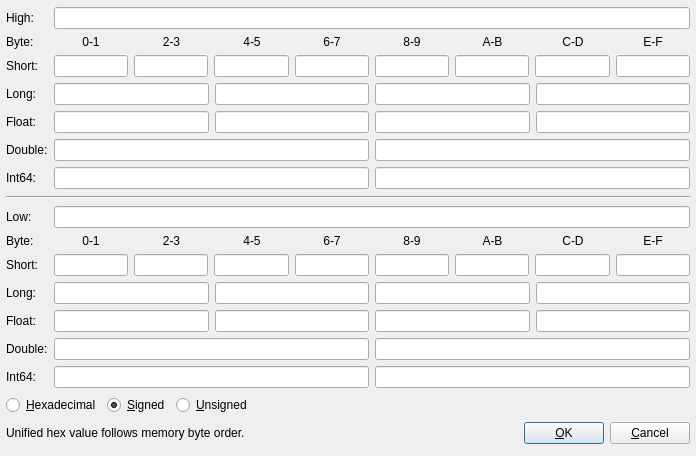
<?xml version="1.0" encoding="UTF-8"?>
<ui version="4.0">
 <class>EditFloatRegister</class>
 <widget class="QDialog" name="EditFloatRegister">
  <property name="windowModality">
   <enum>Qt::WindowModal</enum>
  </property>
  <property name="geometry">
   <rect>
    <x>0</x>
    <y>0</y>
    <width>696</width>
    <height>456</height>
   </rect>
  </property>
  <property name="sizePolicy">
   <sizepolicy hsizetype="Expanding" vsizetype="Expanding">
    <horstretch>0</horstretch>
    <verstretch>0</verstretch>
   </sizepolicy>
  </property>
  <property name="windowTitle">
   <string>Dialog</string>
  </property>
  <property name="windowIcon">
   <iconset resource="../../resource.qrc">
    <normaloff>:/icons/images/modify.png</normaloff>:/icons/images/modify.png</iconset>
  </property>
  <layout class="QVBoxLayout" name="verticalLayout">
   <property name="leftMargin">
    <number>6</number>
   </property>
   <property name="topMargin">
    <number>6</number>
   </property>
   <property name="rightMargin">
    <number>6</number>
   </property>
   <property name="bottomMargin">
    <number>6</number>
   </property>
   <item>
    <layout class="QGridLayout" name="gridLayout">
     <item row="5" column="0">
      <widget class="QLabel" name="labelHD">
       <property name="sizePolicy">
        <sizepolicy hsizetype="Maximum" vsizetype="Maximum">
         <horstretch>0</horstretch>
         <verstretch>0</verstretch>
        </sizepolicy>
       </property>
       <property name="text">
        <string>Double:</string>
       </property>
      </widget>
     </item>
     <item row="2" column="0">
      <widget class="QLabel" name="labelHA">
       <property name="sizePolicy">
        <sizepolicy hsizetype="Maximum" vsizetype="Maximum">
         <horstretch>0</horstretch>
         <verstretch>0</verstretch>
        </sizepolicy>
       </property>
       <property name="text">
        <string>Short:</string>
       </property>
      </widget>
     </item>
     <item row="4" column="0">
      <widget class="QLabel" name="labelHC">
       <property name="sizePolicy">
        <sizepolicy hsizetype="Maximum" vsizetype="Maximum">
         <horstretch>0</horstretch>
         <verstretch>0</verstretch>
        </sizepolicy>
       </property>
       <property name="text">
        <string>Float:</string>
       </property>
      </widget>
     </item>
     <item row="1" column="0">
      <widget class="QLabel" name="labelH9">
       <property name="sizePolicy">
        <sizepolicy hsizetype="Maximum" vsizetype="Maximum">
         <horstretch>0</horstretch>
         <verstretch>0</verstretch>
        </sizepolicy>
       </property>
       <property name="text">
        <string>Byte:</string>
       </property>
      </widget>
     </item>
     <item row="6" column="0">
      <widget class="QLabel" name="labelHE">
       <property name="sizePolicy">
        <sizepolicy hsizetype="Maximum" vsizetype="Maximum">
         <horstretch>0</horstretch>
         <verstretch>0</verstretch>
        </sizepolicy>
       </property>
       <property name="text">
        <string>Int64:</string>
       </property>
      </widget>
     </item>
     <item row="3" column="0">
      <widget class="QLabel" name="labelHB">
       <property name="sizePolicy">
        <sizepolicy hsizetype="Maximum" vsizetype="Maximum">
         <horstretch>0</horstretch>
         <verstretch>0</verstretch>
        </sizepolicy>
       </property>
       <property name="text">
        <string>Long:</string>
       </property>
      </widget>
     </item>
     <item row="0" column="0">
      <widget class="QLabel" name="labelH8">
       <property name="sizePolicy">
        <sizepolicy hsizetype="Maximum" vsizetype="Maximum">
         <horstretch>0</horstretch>
         <verstretch>0</verstretch>
        </sizepolicy>
       </property>
       <property name="text">
        <string>High:</string>
       </property>
      </widget>
     </item>
     <item row="6" column="1">
      <layout class="QHBoxLayout" name="horizontalLayout_9">
       <item>
        <widget class="QLineEdit" name="longLongEdit0"/>
       </item>
       <item>
        <widget class="QLineEdit" name="longLongEdit1"/>
       </item>
      </layout>
     </item>
     <item row="5" column="1">
      <layout class="QHBoxLayout" name="horizontalLayout_6">
       <item>
        <widget class="QLineEdit" name="doubleEdit0"/>
       </item>
       <item>
        <widget class="QLineEdit" name="doubleEdit1"/>
       </item>
      </layout>
     </item>
     <item row="4" column="1">
      <layout class="QHBoxLayout" name="horizontalLayout_5">
       <item>
        <widget class="QLineEdit" name="floatEdit0"/>
       </item>
       <item>
        <widget class="QLineEdit" name="floatEdit1"/>
       </item>
       <item>
        <widget class="QLineEdit" name="floatEdit2"/>
       </item>
       <item>
        <widget class="QLineEdit" name="floatEdit3"/>
       </item>
      </layout>
     </item>
     <item row="3" column="1">
      <layout class="QHBoxLayout" name="horizontalLayout_4">
       <item>
        <widget class="QLineEdit" name="longEdit0"/>
       </item>
       <item>
        <widget class="QLineEdit" name="longEdit1"/>
       </item>
       <item>
        <widget class="QLineEdit" name="longEdit2"/>
       </item>
       <item>
        <widget class="QLineEdit" name="longEdit3"/>
       </item>
      </layout>
     </item>
     <item row="2" column="1">
      <layout class="QHBoxLayout" name="horizontalLayout_2">
       <item>
        <widget class="QLineEdit" name="shortEdit0"/>
       </item>
       <item>
        <widget class="QLineEdit" name="shortEdit1"/>
       </item>
       <item>
        <widget class="QLineEdit" name="shortEdit2"/>
       </item>
       <item>
        <widget class="QLineEdit" name="shortEdit3"/>
       </item>
       <item>
        <widget class="QLineEdit" name="shortEdit4"/>
       </item>
       <item>
        <widget class="QLineEdit" name="shortEdit5"/>
       </item>
       <item>
        <widget class="QLineEdit" name="shortEdit6"/>
       </item>
       <item>
        <widget class="QLineEdit" name="shortEdit7">
         <property name="text">
          <string/>
         </property>
        </widget>
       </item>
      </layout>
     </item>
     <item row="1" column="1">
      <layout class="QHBoxLayout" name="horizontalLayout_3">
       <item>
        <widget class="QLabel" name="labelH0">
         <property name="sizePolicy">
          <sizepolicy hsizetype="Preferred" vsizetype="Minimum">
           <horstretch>0</horstretch>
           <verstretch>0</verstretch>
          </sizepolicy>
         </property>
         <property name="text">
          <string>0-1</string>
         </property>
         <property name="alignment">
          <set>Qt::AlignCenter</set>
         </property>
        </widget>
       </item>
       <item>
        <widget class="QLabel" name="labelH1">
         <property name="sizePolicy">
          <sizepolicy hsizetype="Preferred" vsizetype="Minimum">
           <horstretch>0</horstretch>
           <verstretch>0</verstretch>
          </sizepolicy>
         </property>
         <property name="text">
          <string>2-3</string>
         </property>
         <property name="alignment">
          <set>Qt::AlignCenter</set>
         </property>
        </widget>
       </item>
       <item>
        <widget class="QLabel" name="labelH2">
         <property name="sizePolicy">
          <sizepolicy hsizetype="Preferred" vsizetype="Minimum">
           <horstretch>0</horstretch>
           <verstretch>0</verstretch>
          </sizepolicy>
         </property>
         <property name="text">
          <string>4-5</string>
         </property>
         <property name="alignment">
          <set>Qt::AlignCenter</set>
         </property>
        </widget>
       </item>
       <item>
        <widget class="QLabel" name="labelH4">
         <property name="sizePolicy">
          <sizepolicy hsizetype="Preferred" vsizetype="Minimum">
           <horstretch>0</horstretch>
           <verstretch>0</verstretch>
          </sizepolicy>
         </property>
         <property name="text">
          <string>6-7</string>
         </property>
         <property name="alignment">
          <set>Qt::AlignCenter</set>
         </property>
        </widget>
       </item>
       <item>
        <widget class="QLabel" name="labelH6">
         <property name="sizePolicy">
          <sizepolicy hsizetype="Preferred" vsizetype="Minimum">
           <horstretch>0</horstretch>
           <verstretch>0</verstretch>
          </sizepolicy>
         </property>
         <property name="text">
          <string>8-9</string>
         </property>
         <property name="alignment">
          <set>Qt::AlignCenter</set>
         </property>
        </widget>
       </item>
       <item>
        <widget class="QLabel" name="labelH5">
         <property name="sizePolicy">
          <sizepolicy hsizetype="Preferred" vsizetype="Minimum">
           <horstretch>0</horstretch>
           <verstretch>0</verstretch>
          </sizepolicy>
         </property>
         <property name="text">
          <string>A-B</string>
         </property>
         <property name="alignment">
          <set>Qt::AlignCenter</set>
         </property>
        </widget>
       </item>
       <item>
        <widget class="QLabel" name="labelH7">
         <property name="sizePolicy">
          <sizepolicy hsizetype="Preferred" vsizetype="Minimum">
           <horstretch>0</horstretch>
           <verstretch>0</verstretch>
          </sizepolicy>
         </property>
         <property name="text">
          <string>C-D</string>
         </property>
         <property name="alignment">
          <set>Qt::AlignCenter</set>
         </property>
        </widget>
       </item>
       <item>
        <widget class="QLabel" name="labelH3">
         <property name="sizePolicy">
          <sizepolicy hsizetype="Preferred" vsizetype="Minimum">
           <horstretch>0</horstretch>
           <verstretch>0</verstretch>
          </sizepolicy>
         </property>
         <property name="text">
          <string>E-F</string>
         </property>
         <property name="alignment">
          <set>Qt::AlignCenter</set>
         </property>
        </widget>
       </item>
      </layout>
     </item>
     <item row="0" column="1">
      <layout class="QHBoxLayout" name="horizontalLayout">
       <item>
        <widget class="QLineEdit" name="hexEdit">
         <property name="inputMethodHints">
          <set>Qt::ImhUppercaseOnly</set>
         </property>
         <property name="maxLength">
          <number>32</number>
         </property>
        </widget>
       </item>
      </layout>
     </item>
    </layout>
   </item>
   <item>
    <widget class="Line" name="line">
     <property name="orientation">
      <enum>Qt::Horizontal</enum>
     </property>
    </widget>
   </item>
   <item>
    <layout class="QGridLayout" name="gridLayout_2">
     <item row="4" column="0">
      <widget class="QLabel" name="label_18">
       <property name="sizePolicy">
        <sizepolicy hsizetype="Maximum" vsizetype="Maximum">
         <horstretch>0</horstretch>
         <verstretch>0</verstretch>
        </sizepolicy>
       </property>
       <property name="text">
        <string>Float:</string>
       </property>
      </widget>
     </item>
     <item row="0" column="0">
      <widget class="QLabel" name="labelLowRegister">
       <property name="sizePolicy">
        <sizepolicy hsizetype="Maximum" vsizetype="Maximum">
         <horstretch>0</horstretch>
         <verstretch>0</verstretch>
        </sizepolicy>
       </property>
       <property name="text">
        <string>Low:</string>
       </property>
      </widget>
     </item>
     <item row="1" column="0">
      <widget class="QLabel" name="label_29">
       <property name="sizePolicy">
        <sizepolicy hsizetype="Maximum" vsizetype="Maximum">
         <horstretch>0</horstretch>
         <verstretch>0</verstretch>
        </sizepolicy>
       </property>
       <property name="text">
        <string>Byte:</string>
       </property>
      </widget>
     </item>
     <item row="3" column="0">
      <widget class="QLabel" name="label_17">
       <property name="sizePolicy">
        <sizepolicy hsizetype="Maximum" vsizetype="Maximum">
         <horstretch>0</horstretch>
         <verstretch>0</verstretch>
        </sizepolicy>
       </property>
       <property name="text">
        <string>Long:</string>
       </property>
      </widget>
     </item>
     <item row="5" column="0">
      <widget class="QLabel" name="label_19">
       <property name="sizePolicy">
        <sizepolicy hsizetype="Maximum" vsizetype="Maximum">
         <horstretch>0</horstretch>
         <verstretch>0</verstretch>
        </sizepolicy>
       </property>
       <property name="text">
        <string>Double:</string>
       </property>
      </widget>
     </item>
     <item row="2" column="0">
      <widget class="QLabel" name="label_16">
       <property name="sizePolicy">
        <sizepolicy hsizetype="Maximum" vsizetype="Maximum">
         <horstretch>0</horstretch>
         <verstretch>0</verstretch>
        </sizepolicy>
       </property>
       <property name="text">
        <string>Short:</string>
       </property>
      </widget>
     </item>
     <item row="6" column="0">
      <widget class="QLabel" name="label_20">
       <property name="sizePolicy">
        <sizepolicy hsizetype="Maximum" vsizetype="Maximum">
         <horstretch>0</horstretch>
         <verstretch>0</verstretch>
        </sizepolicy>
       </property>
       <property name="text">
        <string>Int64:</string>
       </property>
      </widget>
     </item>
     <item row="6" column="1">
      <layout class="QHBoxLayout" name="horizontalLayout_17">
       <item>
        <widget class="QLineEdit" name="longLongEdit0_2"/>
       </item>
       <item>
        <widget class="QLineEdit" name="longLongEdit1_2"/>
       </item>
      </layout>
     </item>
     <item row="5" column="1">
      <layout class="QHBoxLayout" name="horizontalLayout_16">
       <item>
        <widget class="QLineEdit" name="doubleEdit0_2"/>
       </item>
       <item>
        <widget class="QLineEdit" name="doubleEdit1_2"/>
       </item>
      </layout>
     </item>
     <item row="4" column="1">
      <layout class="QHBoxLayout" name="horizontalLayout_15">
       <item>
        <widget class="QLineEdit" name="floatEdit0_2"/>
       </item>
       <item>
        <widget class="QLineEdit" name="floatEdit1_2"/>
       </item>
       <item>
        <widget class="QLineEdit" name="floatEdit2_2"/>
       </item>
       <item>
        <widget class="QLineEdit" name="floatEdit3_2"/>
       </item>
      </layout>
     </item>
     <item row="3" column="1">
      <layout class="QHBoxLayout" name="horizontalLayout_14">
       <item>
        <widget class="QLineEdit" name="longEdit0_2"/>
       </item>
       <item>
        <widget class="QLineEdit" name="longEdit1_2"/>
       </item>
       <item>
        <widget class="QLineEdit" name="longEdit2_2"/>
       </item>
       <item>
        <widget class="QLineEdit" name="longEdit3_2"/>
       </item>
      </layout>
     </item>
     <item row="2" column="1">
      <layout class="QHBoxLayout" name="horizontalLayout_13">
       <item>
        <widget class="QLineEdit" name="shortEdit0_2"/>
       </item>
       <item>
        <widget class="QLineEdit" name="shortEdit1_2"/>
       </item>
       <item>
        <widget class="QLineEdit" name="shortEdit2_2"/>
       </item>
       <item>
        <widget class="QLineEdit" name="shortEdit3_2"/>
       </item>
       <item>
        <widget class="QLineEdit" name="shortEdit4_2"/>
       </item>
       <item>
        <widget class="QLineEdit" name="shortEdit5_2"/>
       </item>
       <item>
        <widget class="QLineEdit" name="shortEdit6_2"/>
       </item>
       <item>
        <widget class="QLineEdit" name="shortEdit7_2">
         <property name="text">
          <string/>
         </property>
        </widget>
       </item>
      </layout>
     </item>
     <item row="1" column="1">
      <layout class="QHBoxLayout" name="horizontalLayout_12">
       <property name="sizeConstraint">
        <enum>QLayout::SetMinimumSize</enum>
       </property>
       <item>
        <widget class="QLabel" name="label_21">
         <property name="sizePolicy">
          <sizepolicy hsizetype="Preferred" vsizetype="Minimum">
           <horstretch>0</horstretch>
           <verstretch>0</verstretch>
          </sizepolicy>
         </property>
         <property name="text">
          <string>0-1</string>
         </property>
         <property name="alignment">
          <set>Qt::AlignCenter</set>
         </property>
        </widget>
       </item>
       <item>
        <widget class="QLabel" name="label_22">
         <property name="sizePolicy">
          <sizepolicy hsizetype="Preferred" vsizetype="Minimum">
           <horstretch>0</horstretch>
           <verstretch>0</verstretch>
          </sizepolicy>
         </property>
         <property name="text">
          <string>2-3</string>
         </property>
         <property name="alignment">
          <set>Qt::AlignCenter</set>
         </property>
        </widget>
       </item>
       <item>
        <widget class="QLabel" name="label_23">
         <property name="sizePolicy">
          <sizepolicy hsizetype="Preferred" vsizetype="Minimum">
           <horstretch>0</horstretch>
           <verstretch>0</verstretch>
          </sizepolicy>
         </property>
         <property name="text">
          <string>4-5</string>
         </property>
         <property name="alignment">
          <set>Qt::AlignCenter</set>
         </property>
        </widget>
       </item>
       <item>
        <widget class="QLabel" name="label_24">
         <property name="sizePolicy">
          <sizepolicy hsizetype="Preferred" vsizetype="Minimum">
           <horstretch>0</horstretch>
           <verstretch>0</verstretch>
          </sizepolicy>
         </property>
         <property name="text">
          <string>6-7</string>
         </property>
         <property name="alignment">
          <set>Qt::AlignCenter</set>
         </property>
        </widget>
       </item>
       <item>
        <widget class="QLabel" name="label_25">
         <property name="sizePolicy">
          <sizepolicy hsizetype="Preferred" vsizetype="Minimum">
           <horstretch>0</horstretch>
           <verstretch>0</verstretch>
          </sizepolicy>
         </property>
         <property name="text">
          <string>8-9</string>
         </property>
         <property name="alignment">
          <set>Qt::AlignCenter</set>
         </property>
        </widget>
       </item>
       <item>
        <widget class="QLabel" name="label_26">
         <property name="sizePolicy">
          <sizepolicy hsizetype="Preferred" vsizetype="Minimum">
           <horstretch>0</horstretch>
           <verstretch>0</verstretch>
          </sizepolicy>
         </property>
         <property name="text">
          <string>A-B</string>
         </property>
         <property name="alignment">
          <set>Qt::AlignCenter</set>
         </property>
        </widget>
       </item>
       <item>
        <widget class="QLabel" name="label_27">
         <property name="sizePolicy">
          <sizepolicy hsizetype="Preferred" vsizetype="Minimum">
           <horstretch>0</horstretch>
           <verstretch>0</verstretch>
          </sizepolicy>
         </property>
         <property name="text">
          <string>C-D</string>
         </property>
         <property name="alignment">
          <set>Qt::AlignCenter</set>
         </property>
        </widget>
       </item>
       <item>
        <widget class="QLabel" name="label_28">
         <property name="sizePolicy">
          <sizepolicy hsizetype="Preferred" vsizetype="Minimum">
           <horstretch>0</horstretch>
           <verstretch>0</verstretch>
          </sizepolicy>
         </property>
         <property name="text">
          <string>E-F</string>
         </property>
         <property name="alignment">
          <set>Qt::AlignCenter</set>
         </property>
        </widget>
       </item>
      </layout>
     </item>
     <item row="0" column="1">
      <layout class="QHBoxLayout" name="horizontalLayout_11">
       <item>
        <widget class="QLineEdit" name="hexEdit_2">
         <property name="inputMethodHints">
          <set>Qt::ImhUppercaseOnly</set>
         </property>
         <property name="maxLength">
          <number>32</number>
         </property>
        </widget>
       </item>
      </layout>
     </item>
    </layout>
   </item>
   <item>
    <layout class="QHBoxLayout" name="horizontalLayout_18">
     <item>
      <widget class="QRadioButton" name="radioHex">
       <property name="text">
        <string>&amp;Hexadecimal</string>
       </property>
      </widget>
     </item>
     <item>
      <widget class="QRadioButton" name="radioSigned">
       <property name="text">
        <string>&amp;Signed</string>
       </property>
       <property name="checked">
        <bool>true</bool>
       </property>
      </widget>
     </item>
     <item>
      <widget class="QRadioButton" name="radioUnsigned">
       <property name="text">
        <string>&amp;Unsigned</string>
       </property>
      </widget>
     </item>
     <item>
      <spacer name="horizontalSpacer_2">
       <property name="orientation">
        <enum>Qt::Horizontal</enum>
       </property>
       <property name="sizeHint" stdset="0">
        <size>
         <width>40</width>
         <height>20</height>
        </size>
       </property>
      </spacer>
     </item>
    </layout>
   </item>
   <item>
    <layout class="QHBoxLayout" name="horizontalLayout_7">
     <item>
      <widget class="QLabel" name="label_30">
       <property name="sizePolicy">
        <sizepolicy hsizetype="Preferred" vsizetype="Minimum">
         <horstretch>0</horstretch>
         <verstretch>0</verstretch>
        </sizepolicy>
       </property>
       <property name="text">
        <string>Unified hex value follows memory byte order.</string>
       </property>
      </widget>
     </item>
     <item>
      <spacer name="horizontalSpacer">
       <property name="orientation">
        <enum>Qt::Horizontal</enum>
       </property>
       <property name="sizeHint" stdset="0">
        <size>
         <width>40</width>
         <height>20</height>
        </size>
       </property>
      </spacer>
     </item>
     <item>
      <widget class="QPushButton" name="buttonOk">
       <property name="text">
        <string>&amp;OK</string>
       </property>
       <property name="default">
        <bool>true</bool>
       </property>
      </widget>
     </item>
     <item>
      <widget class="QPushButton" name="buttonCancel">
       <property name="text">
        <string>&amp;Cancel</string>
       </property>
      </widget>
     </item>
    </layout>
   </item>
  </layout>
 </widget>
 <tabstops>
  <tabstop>hexEdit</tabstop>
  <tabstop>shortEdit0</tabstop>
  <tabstop>shortEdit1</tabstop>
  <tabstop>shortEdit2</tabstop>
  <tabstop>shortEdit3</tabstop>
  <tabstop>shortEdit4</tabstop>
  <tabstop>shortEdit5</tabstop>
  <tabstop>shortEdit6</tabstop>
  <tabstop>shortEdit7</tabstop>
  <tabstop>longEdit0</tabstop>
  <tabstop>longEdit1</tabstop>
  <tabstop>longEdit2</tabstop>
  <tabstop>longEdit3</tabstop>
  <tabstop>floatEdit0</tabstop>
  <tabstop>floatEdit1</tabstop>
  <tabstop>floatEdit2</tabstop>
  <tabstop>floatEdit3</tabstop>
  <tabstop>doubleEdit0</tabstop>
  <tabstop>doubleEdit1</tabstop>
  <tabstop>longLongEdit0</tabstop>
  <tabstop>longLongEdit1</tabstop>
  <tabstop>hexEdit_2</tabstop>
  <tabstop>shortEdit0_2</tabstop>
  <tabstop>shortEdit1_2</tabstop>
  <tabstop>shortEdit2_2</tabstop>
  <tabstop>shortEdit3_2</tabstop>
  <tabstop>shortEdit4_2</tabstop>
  <tabstop>shortEdit5_2</tabstop>
  <tabstop>shortEdit6_2</tabstop>
  <tabstop>shortEdit7_2</tabstop>
  <tabstop>longEdit0_2</tabstop>
  <tabstop>longEdit1_2</tabstop>
  <tabstop>longEdit2_2</tabstop>
  <tabstop>longEdit3_2</tabstop>
  <tabstop>floatEdit0_2</tabstop>
  <tabstop>floatEdit1_2</tabstop>
  <tabstop>floatEdit2_2</tabstop>
  <tabstop>floatEdit3_2</tabstop>
  <tabstop>doubleEdit0_2</tabstop>
  <tabstop>doubleEdit1_2</tabstop>
  <tabstop>longLongEdit0_2</tabstop>
  <tabstop>longLongEdit1_2</tabstop>
  <tabstop>radioHex</tabstop>
  <tabstop>radioSigned</tabstop>
  <tabstop>radioUnsigned</tabstop>
  <tabstop>buttonOk</tabstop>
  <tabstop>buttonCancel</tabstop>
 </tabstops>
 <resources>
  <include location="../../resource.qrc"/>
 </resources>
 <connections>
  <connection>
   <sender>buttonOk</sender>
   <signal>clicked()</signal>
   <receiver>EditFloatRegister</receiver>
   <slot>accept()</slot>
   <hints>
    <hint type="sourcelabel">
     <x>389</x>
     <y>408</y>
    </hint>
    <hint type="destinationlabel">
     <x>448</x>
     <y>388</y>
    </hint>
   </hints>
  </connection>
  <connection>
   <sender>buttonCancel</sender>
   <signal>clicked()</signal>
   <receiver>EditFloatRegister</receiver>
   <slot>reject()</slot>
   <hints>
    <hint type="sourcelabel">
     <x>440</x>
     <y>428</y>
    </hint>
    <hint type="destinationlabel">
     <x>471</x>
     <y>417</y>
    </hint>
   </hints>
  </connection>
 </connections>
</ui>
